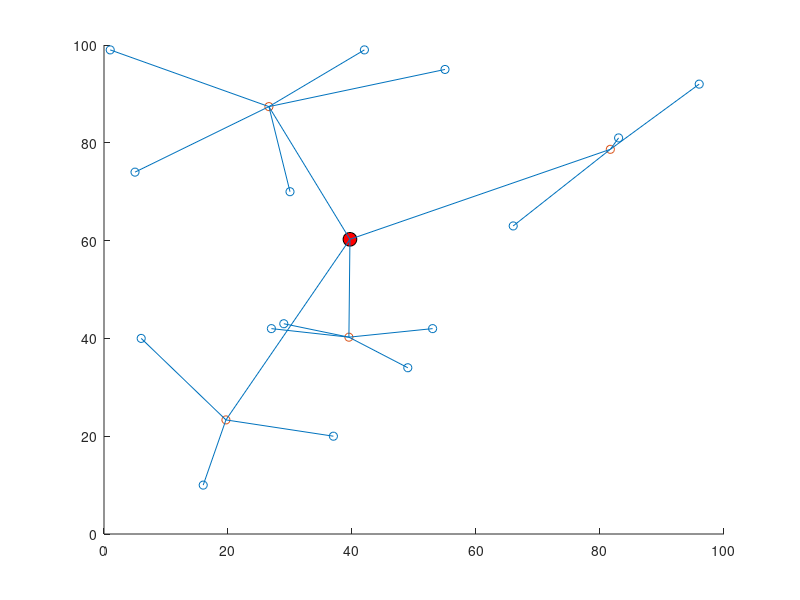

Recreate this plot in MATLAB.
%% 清空环境变量
clc;
clear;
close all;

%% 读取数据
r=load('data.mat');
x = r.x;
y = r.y;
k=4;     %聚类数
% k=r.n;

%% 绘制树型拓扑结构
figure
axis([0 r.xlim 0 r.ylim]);
% 绘制网络节点
scatter(x,y);
hold on
% 聚类
p=[x;y];
p=p';
[idx,c]=kmeans(p,k);
% 画聚类中心
c=c';
p=p';
scatter(c(1,:),c(2,:));
hold on
% 聚类中心相连
x_z = mean(x(:));
y_z = mean(y(:));
plot(x_z,y_z,'ko','Markerface','r','MarkerSize',10);
hold on
for i=1:k
    line([x_z,c(1,i)],[y_z,c(2,i)]);
end
hold on

% 网络节点接入
for i=1:r.n
    line([c(1,idx(i)),p(1,i)],[c(2,idx(i)),p(2,i)]);
end
hold on
    

